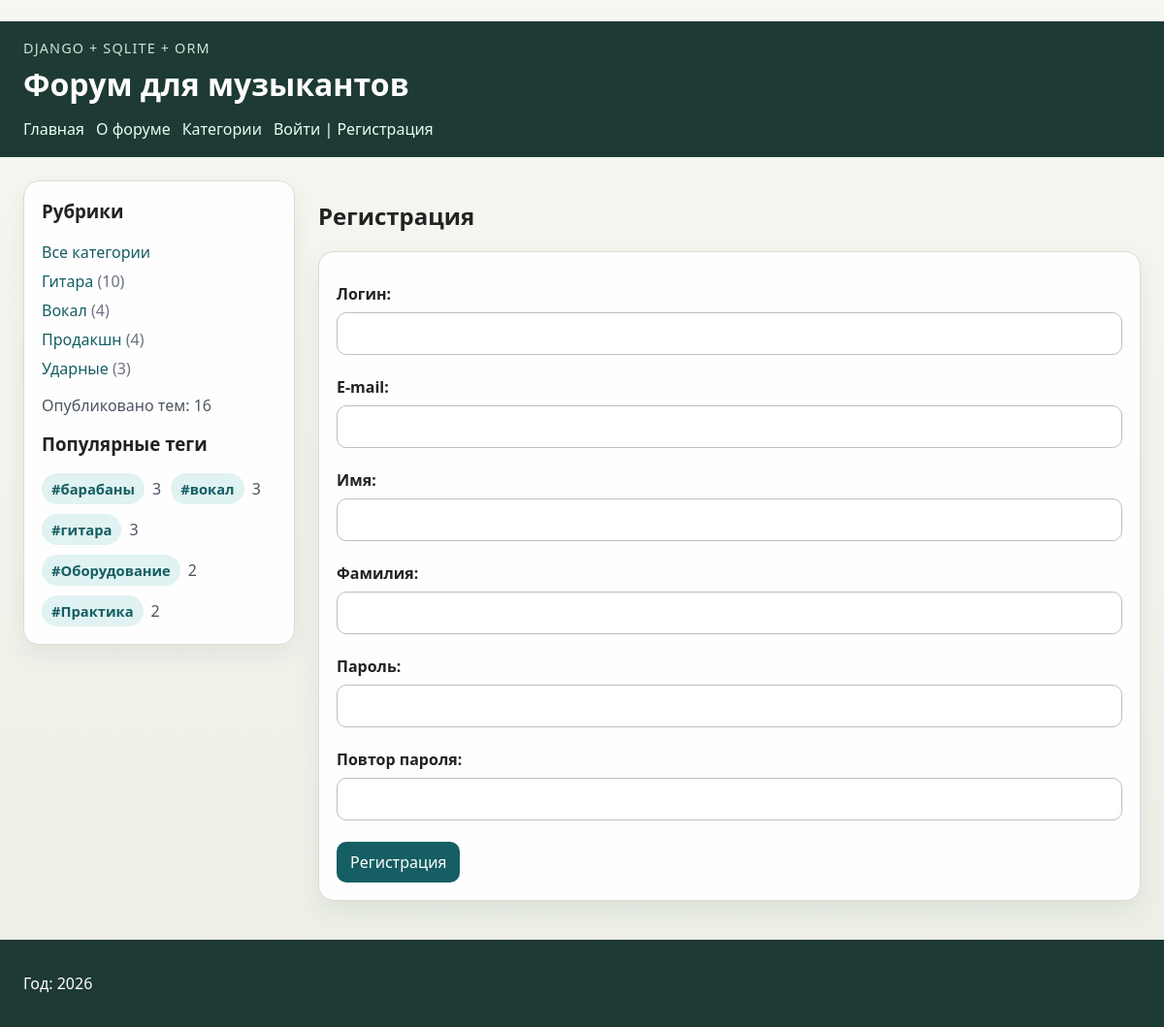
The page /users/register/ on the database its author committed.
### musicforum/models.py (models this page shows, shortened)
class Tag(models.Model):
    name = models.CharField("Название тега", max_length=100, unique=True)
    slug = models.SlugField("Слаг", max_length=100, unique=True, allow_unicode=True)
    class Meta:
        ordering = ("name",)
        verbose_name = "тег"
        verbose_name_plural = "теги"

### users/views.py (the view)
# urls.py: path('register/', views.RegisterUser.as_view(), name='register'),
class RegisterUser(CreateView):
    form_class = RegisterUserForm
    template_name = 'users/register.html'
    extra_context = {'title': 'Регистрация'}
    success_url = reverse_lazy('users:login')

### users/forms.py (shortened to what this page needs)
class RegisterUserForm(UserCreationForm):
    username = forms.CharField(
        label='Логин',
        widget=forms.TextInput(attrs={'class': 'form-input'}),
    )
    password1 = forms.CharField(
        label='Пароль',
        widget=forms.PasswordInput(attrs={'class': 'form-input'}),
    )
    password2 = forms.CharField(
        label='Повтор пароля',
        widget=forms.PasswordInput(attrs={'class': 'form-input'}),
    )
    class Meta:
        model = get_user_model()
        fields = ['username', 'email', 'first_name', 'last_name', 'password1', 'password2']
        labels = {
            'email': 'E-mail',
            'first_name': 'Имя',
            'last_name': 'Фамилия',
        }
        widgets = {
            'email': forms.TextInput(attrs={'class': 'form-input'}),
            'first_name': forms.TextInput(attrs={'class': 'form-input'}),
            'last_name': forms.TextInput(attrs={'class': 'form-input'}),
        }

### musicforum/data.py (called while the page is built)
def get_menu():
    return MENU

### musicforum/models.py (called while the page is built)
    def with_status(self, status):
        if not status:
            return self
        return self.filter(status=status)

    def published(self):
        return self.with_status(DiscussionStatus.PUBLISHED)

    def category_totals(self):
        return dict(
            self.get_queryset()
            .values("category")
            .annotate(total=Count("id"))
            .values_list("category", "total")
        )

    @classmethod
    def get_category_catalog(cls):
        totals = cls.objects.category_totals()
        return [
            {
                "slug": value,
                "title": label,
                "description": cls.CATEGORY_DESCRIPTIONS.get(value, ""),
                "count": totals.get(value, 0),
            }
            for value, label in cls.Category.choices
        ]

### musicforum/templatetags/musicforum_tags.py (called while the page is built)
@register.simple_tag
def forum_name():
    return "Форум для музыкантов"

@register.simple_tag
def published_discussions_total():
    return Discussion.objects.published().count()

@register.inclusion_tag("musicforum/includes/category_list.html")
def show_categories(selected_slug=""):
    return {
        "categories": Discussion.get_category_catalog(),
        "selected_slug": selected_slug,
    }

@register.inclusion_tag("musicforum/includes/popular_tags.html")
def show_popular_tags(limit=5):
    return {
        "popular_tags": Tag.objects.annotate(total=Count("discussions", distinct=True))
        .filter(total__gt=0)
        .order_by("-total", "name")[:limit]
    }

### users/templates/users/register.html (shortened to what this page needs)
﻿{% extends 'musicforum/base.html' %}
{% block content %}
    <h2>{{ title }}</h2>
    <form class="editor-form" method="post">
        {% for f in form %}
            <div class="form-field">
                <label class="field-label" for="{{ f.id_for_label }}">{{ f.label }}:</label>
                {{ f }}
            </div>
        {% endfor %}
        <div class="button-row">
            <button class="button" type="submit">Регистрация</button>
        </div>
    </form>
{% endblock %}

### musicforum/templates/musicforum/includes/popular_tags.html
{% if popular_tags %}
    <ul class="tag-cloud">
        {% for tag in popular_tags %}
            <li>
                <span class="tag-badge">#{{ tag.name }}</span>
                <span class="tag-total">{{ tag.total }}</span>
            </li>
        {% endfor %}
    </ul>
{% else %}
    <p class="sidebar-summary">Теги появятся после заполнения базы.</p>
{% endif %}

### musicforum/static/musicforum/css/styles.css (style rules this page uses)
body { margin: 0; font-family: "Segoe UI", sans-serif; background: linear-gradient(180deg, #f7f7f2 0%, #ecefe6 100%); color: #202321; }
.sidebar, .discussion-list li, .category-cards li, .detail-card, .filter-form, .editor-form, .stat-card { background: rgba(255, 255, 255, 0.94); border: 1px solid #d6ddd5; border-radius: 16px; box-shadow: 0 10px 24px rgba(30, 58, 52, 0.08); }
.filter-form, .editor-form, .detail-card { padding: 18px; }
.editor-form { display: grid; gap: 14px; }
.form-field { display: grid; gap: 8px; }
.field-label, .filter-form label, .form-field label { font-weight: 600; }
.filter-form input, .filter-form select, .editor-form input, .editor-form select, .editor-form textarea { width: 100%; box-sizing: border-box; padding: 10px 12px; border: 1px solid #b8c3ba; border-radius: 10px; font: inherit; background: #fff; }
.card-header, .detail-header, .button-row, .detail-meta-grid, .stats-grid { display: flex; flex-wrap: wrap; gap: 12px; }
.tag-list, .tag-cloud, .comment-list { list-style: none; padding: 0; margin: 0; }
.tag-list, .tag-selector, .tag-cloud { display: flex; flex-wrap: wrap; gap: 10px; }
.tag-badge { display: inline-flex; align-items: center; padding: 6px 10px; border-radius: 999px; background: #e0f2f1; color: #155e63; font-size: 0.92rem; font-weight: 600; }
.tag-cloud li { display: flex; align-items: center; gap: 8px; }
.tag-total { color: #4b5563; }
.button { display: inline-block; padding: 10px 14px; border: none; border-radius: 10px; background: #155e63; color: #fff; font: inherit; cursor: pointer; }

### rows shown on the page
Tag: name "барабаны", total "3"
Tag: name "вокал", total "3"
Tag: name "гитара", total "3"
Tag: name "Оборудование", total "2"
Tag: name "Практика", total "2"

### other values the page prints
{{ item.title }} "Главная" "О форуме" "Категории"
{{ cat.title }} "Гитара" "Вокал" "Продакшн" "Ударные"
{{ cat.count }} "10" "4" "4" "3"
{{ title }} "Регистрация"
{{ f.label }} "Логин" "E-mail" "Имя" "Фамилия" "Пароль" "Повтор пароля"
